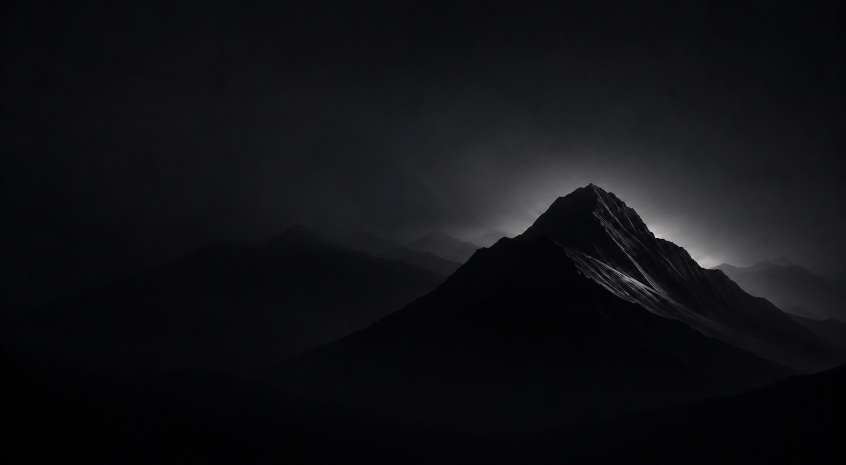
#> input picture home_bg.png, 1691 x 930 px (shown at 1/2 size)
$ python extract_gif.py home_bg.png home_bg.png
#> lines starting #> are read from the running program, lines starting #| are printed output that depends on the picture
from PIL import Image
import sys

def create_sprite_sheet(gif_path, output_path, num_frames=25):
#> called with gif_path = 'home_bg.png', output_path = 'home_bg.png', num_frames = 25
    try:
        gif = Image.open(gif_path)
#> gif is the input picture: PIL image 1691x930 RGB; mean R, G, B 15.9, 16.8, 20.2
    except Exception as e:
        print(f"Error opening GIF: {e}")
        return

    frames = []
    try:
        while True:
            # Convert to RGB to ensure no palette issues
            frames.append(gif.convert("RGB"))
            gif.seek(gif.tell() + 1)
#> this loop made 1 pass
#| Loaded 1 frames from GIF.
#> pass 1, in create_sprite_sheet, `sheet.save(output_path, "JPEG", quality=85)`:
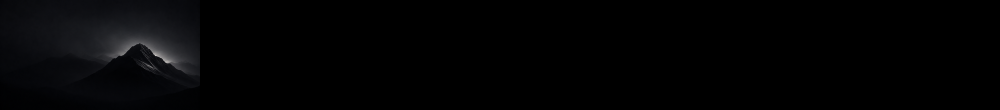
#> saved as home_bg.png: PIL image 2000x219 RGB (shown at 1/2 size); mean R, G, B 3.2, 3.4, 4
#> after the loop, frames = 1 item
    except EOFError:
        pass

    total_frames = len(frames)
    if total_frames == 0:
        print("No frames found.")
        return

    print(f"Loaded {total_frames} frames from GIF.")

    # Pick frames evenly
    step = max(1, total_frames // num_frames)
    selected_frames = frames[::step][:num_frames]

    # Calculate grid size (5x5)
    cols = 5
    rows = (len(selected_frames) + cols - 1) // cols

    # Get frame size
    w, h = selected_frames[0].size

    # Scale down if too large (to keep the sprite sheet reasonable)
    max_w = 400
    if w > max_w:
        ratio = max_w / w
        w = int(w * ratio)
        h = int(h * ratio)
        selected_frames = [f.resize((w, h), Image.Resampling.LANCZOS) for f in selected_frames]

    # Create blank canvas
    sheet = Image.new("RGB", (w * cols, h * rows), (0, 0, 0))

    for i, frame in enumerate(selected_frames):
        row = i // cols
        col = i % cols
        sheet.paste(frame, (col * w, row * h))

    sheet.save(output_path, "JPEG", quality=85)
    print(f"Saved sprite sheet to {output_path}")

if __name__ == "__main__":
    if len(sys.argv) < 3:
        print("Usage: python script.py <input_gif> <output_jpg>")
    else:
        create_sprite_sheet(sys.argv[1], sys.argv[2])
